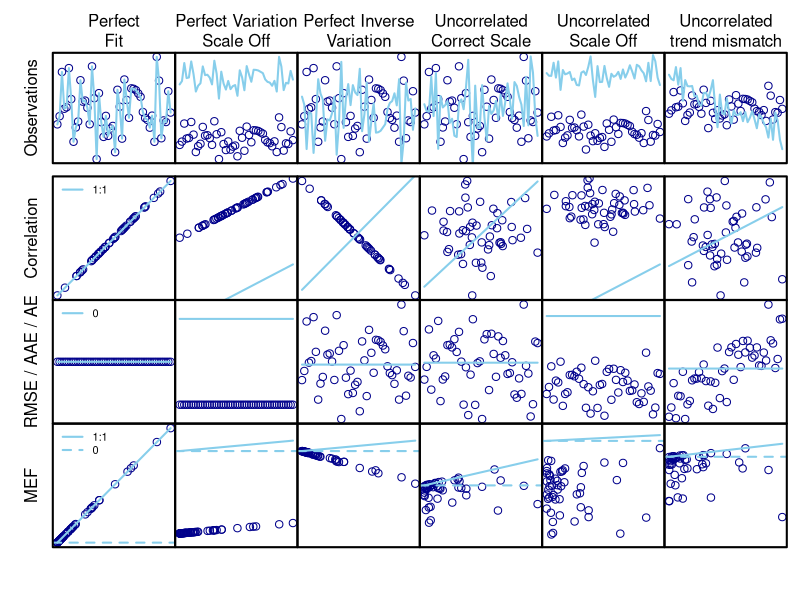

R code for this plot:
# sample plots to visualize different measures of skill

#User parameters
window <- T
if(window == T){
  r.dir    <- "L:\\Rworkspace\\"
  data.dir <- "L:\\ATLANTIS\\Skill_comparisons\\"
  out.dir  <- "L:\\ATLANTIS\\Skill_comparisons\\"
  memory.limit(4000)
}
if(window == F){
  r.dir    <- "slucey/Rworkspace/"
  data.dir <- "slucey/ATLANTIS/Skill_comparisons/"
  out.dir  <- "slucey/ATLANTIS/Skill_comparisons/"
}

#-------------------------------------------------------------------------------
#Required packages
library(data.table)

#-------------------------------------------------------------------------------
#User created functions

# following from http://heuristically.wordpress.com/2013/07/12/calculate-rmse-and-mae-in-r-and-sas/
# Function that returns Root Mean Squared Error
rmse <- function(error) sqrt(mean(error^2))

# Function that returns Mean Absolute Error (SAME AS AAE FOR US)
aae <- function(error) mean(abs(error))

# Function that returns Mean Absolute Error (SAME AS AAE FOR US)
ae <- function(error) mean(error)

# Function that returns Modeling Efficiency MEF
mef <- function(obs, error){
  obsavg <- mean(obs)
  obserr <- obs - obsavg
  out <- (sum(obserr^2) - sum(error^2)) / sum(obserr^2)
  return(out)
}

myplot <- function(x, y, mycol = 'darkblue', mycex = 1.5, ...){
  plot(x, y, col = mycol, cex = mycex, xlab = '', ylab = '', axes = F, ...)
} 
myline <- function(x, y, mylwd = 2, mycol = 'skyblue', ...){
  lines(x, y, lwd = mylwd, col = mycol, ...)
} 
mybox  <- function(blwd = 2, ...) box(lwd = blwd, ...)
#-------------------------------------------------------------------------------
# correlations--time series and correlation plot
# correlation of 1 is best for us. 0 and -1 are poor fits

# generate fake time series, observed and modeled
set.seed(123)
obs <- (rnorm(50))
mod <- (rnorm(50))

# par(mfcol = c(2, 4))
# 
# plot(obs, main="time series, correlation = 1")
# lines(obs)
# plot(obs, obs, main="correlation = 1")
# 
# plot(obs, ylim=c(-3,8), main="time series, correlation = 1")
# lines(6+obs)
# #abline(h=mean(obs))
# #abline(h=mean(6+obs))
# plot(obs, 6+obs, main="correlation = 1")
# 
# plot(obs, main="time series, correlation ~ 0")
# lines(mod)
# plot(obs, mod, main="correlation ~ 0")
# 
# plot(obs, main="time series, correlation = -1")
# lines(-obs)
# #abline(h=mean(obs))
# #abline(h=mean(-obs))
# plot(obs, -obs, main="correlation = -1")

fakedat <- as.data.table(cbind(obs, mod))

# calculate RMSE for perfect fit, poor fit
obserror     <- fakedat[, obs] - mean(fakedat[, obs])
perfect      <- fakedat[, obs] - fakedat[, obs]
scaleoff     <- fakedat[, obs] - (6 + fakedat[, obs])
perfectlyoff <- fakedat[, obs] - (-1 * fakedat[, obs])
awful        <- fakedat[, obs] - fakedat[, mod]
awfuloff     <- fakedat[, obs] - (6 + fakedat[, mod])
trend        <- seq(3, -3, ((-3 - 3) / (50 - 1)))
awfultrend   <- fakedat[, obs] - (trend + fakedat[, mod])

# rmse(perfect)
# rmse(scaleoff)
# rmse(perfectlyoff)
# rmse(awful)
# rmse(awfuloff)
# rmse(awfultrend)
# 
# aae(perfect)
# aae(scaleoff)
# aae(perfectlyoff)
# aae(awful)
# aae(awfuloff)
# aae(awfultrend)
# 
# ae(perfect)
# ae(scaleoff)
# ae(perfectlyoff)
# ae(awful)
# ae(awfuloff)
# ae(awfultrend)
# 
# mef(fakedat[, obs], perfect)
# mef(fakedat[, obs], scaleoff)
# mef(fakedat[, obs], perfectlyoff)
# mef(fakedat[, obs], awful)
# mef(fakedat[, obs], awfuloff)
# mef(fakedat[, obs], awfultrend)
# 
# rmse(awful*2)
# rmse((awful)^3)
# rmse((awful)^10)
# rmse(fakedat$obs - (6+fakedat$mod))

# par(mfrow=c(3,2))
# plot(perfect, main="error series, RMSE = 0")
# plot(perfectlyoff, main="error series, RMSE ~ 2.2")
# plot(awful, main="error series, RMSE ~ 1.5")
# plot(awful*2, main="error series, RMSE ~ 3")
# plot(awful^3, main="error series, RMSE ~ 10")
# plot(awful^10, main="error series, RMSE ~ 36,000")


###########################
#  the plot

png(file = paste(out.dir, "Skills_conceptual_fig.png", sep = ''), 
                 height = 2000, width = 2500, res = 300)

par(mfcol = c(4, 6), oma = c(4, 4, 4, 1))

#Perfect Fit
par(mar = c(1, 0, 0, 0))
myplot(1:50, fakedat[, obs])
myline(1:50, fakedat[, obs])
mybox()
mtext(3, text = 'Perfect\nFit',  line = 0.25)
mtext(2, text = 'Observations', line = 1)

par(mar = c(0, 0, 0, 0))
myplot(fakedat[, obs], fakedat[, obs])
myline(fakedat[, obs], fakedat[, obs])
mybox()
mtext(2, text = 'Correlation', line = 1)
legend('topleft', legend = '1:1', lty = 1, lwd = 2, col = 'skyblue', bty = 'n')

myplot(1:50, perfect)
myline(1:50, perfect)
mybox()
mtext(2, text = 'RMSE / AAE / AE', line = 1)
legend('topleft', legend = '0', lty = 1, lwd = 2, col = 'skyblue', bty = 'n')

myplot(obserror^2, obserror^2 - perfect^2)
myline(obserror^2, obserror^2)
abline(h = 0, lwd = 2, lty = 2, col = 'skyblue')
mybox()
mtext(2, text = 'MEF', line = 1)
legend('topleft', legend = c('1:1', 0), lty = c(1, 2), lwd = 2, col = 'skyblue', 
       bty = 'n')

#Perfect Variation, Scale Off
par(mar = c(1, 0, 0, 0))
myplot(1:50, fakedat[, obs], ylim = c(min(fakedat[, obs]), max(fakedat[, obs]) + 6))
myline(1:50, fakedat[, obs] + 6)
mybox()
mtext(3, text = 'Perfect Variation\nScale Off', line = 0.25)

par(mar = c(0, 0, 0, 0))
myplot(fakedat[, obs], fakedat[, obs] + 6, ylim = c(0, 8))
myline(fakedat[, obs], fakedat[, obs])
mybox()

myplot(1:50, scaleoff, ylim = c(-7, 1))
myline(1:50, perfect)
mybox()

myplot(obserror^2, obserror^2 - scaleoff^2, ylim = c(-40, 10))
myline(obserror^2, obserror^2)
abline(h = 0, lwd = 2, lty = 2, col = 'skyblue')
mybox()

#Perfect Inverse Variation
par(mar = c(1, 0, 0, 0))
myplot(1:50, fakedat[, obs])
myline(1:50, fakedat[, obs] * -1)
mybox()
mtext(3, text = 'Perfect Inverse\nVariation', line = 0.25)

par(mar = c(0, 0, 0, 0))
myplot(fakedat[, obs], fakedat[, obs] * -1)
myline(fakedat[, obs], fakedat[, obs])
mybox()

myplot(1:50, perfectlyoff)
myline(1:50, perfect)
mybox()

myplot(obserror^2, obserror^2 - perfectlyoff^2, ylim = c(-40, 10))
myline(obserror^2, obserror^2)
abline(h = 0, lwd = 2, lty = 2, col = 'skyblue')
mybox()

#uncorrelated, correct scale
par(mar = c(1, 0, 0, 0))
myplot(1:50, fakedat[, obs])
myline(1:50, fakedat[, mod])
mybox()
mtext(3, text = 'Uncorrelated\nCorrect Scale', line = 0.25)

par(mar = c(0, 0, 0, 0))
myplot(fakedat[, obs], fakedat[, mod])
myline(fakedat[, obs], fakedat[, obs])
mybox()

myplot(1:50, awful)
myline(1:50, perfect)
mybox()

myplot(obserror^2, obserror^2 - awful^2, ylim = c(-10, 10))
myline(obserror^2, obserror^2)
abline(h = 0, lwd = 2, lty = 2, col = 'skyblue')
mybox()

#uncorrelated, scale off
par(mar = c(1, 0, 0, 0))
myplot(1:50, fakedat[, obs], ylim = c(-3, 8))
myline(1:50, fakedat[, mod] + 6)
mybox()
mtext(3, text = 'Uncorrelated\nScale Off', line = 0.25)

par(mar = c(0, 0, 0, 0))
myplot(fakedat[, obs], fakedat[, mod] + 6, ylim = c(0, 8))
myline(fakedat[, obs], fakedat[, obs])
mybox()

myplot(1:50, awfuloff, ylim = c(-9, 1))
myline(1:50, perfect)
mybox()

myplot(obserror^2, obserror^2 - awfuloff^2, ylim = c(-80, 10))
myline(obserror^2, obserror^2)
abline(h = 0, lwd = 2, lty = 2, col = 'skyblue')
mybox()

#uncorrelated, trend mismatch
par(mar = c(1, 0, 0, 0))
myplot(1:50, fakedat[, obs], ylim = c(-5, 5))
myline(1:50, trend + fakedat[, mod])
mybox()
mtext(3, text = 'Uncorrelated\ntrend mismatch', line = 0.25)

par(mar = c(0, 0, 0, 0))
myplot(fakedat[, obs], trend + fakedat[, mod])
myline(fakedat[, obs], fakedat[, obs])
mybox()

myplot(1:50, awfultrend)
myline(1:50, perfect)
mybox()

myplot(obserror^2, obserror^2 - awfultrend^2, ylim = c(-30, 10))
myline(obserror^2, obserror^2)
abline(h = 0, lwd = 2, lty = 2, col = 'skyblue')
mybox()

dev.off()
###################################

